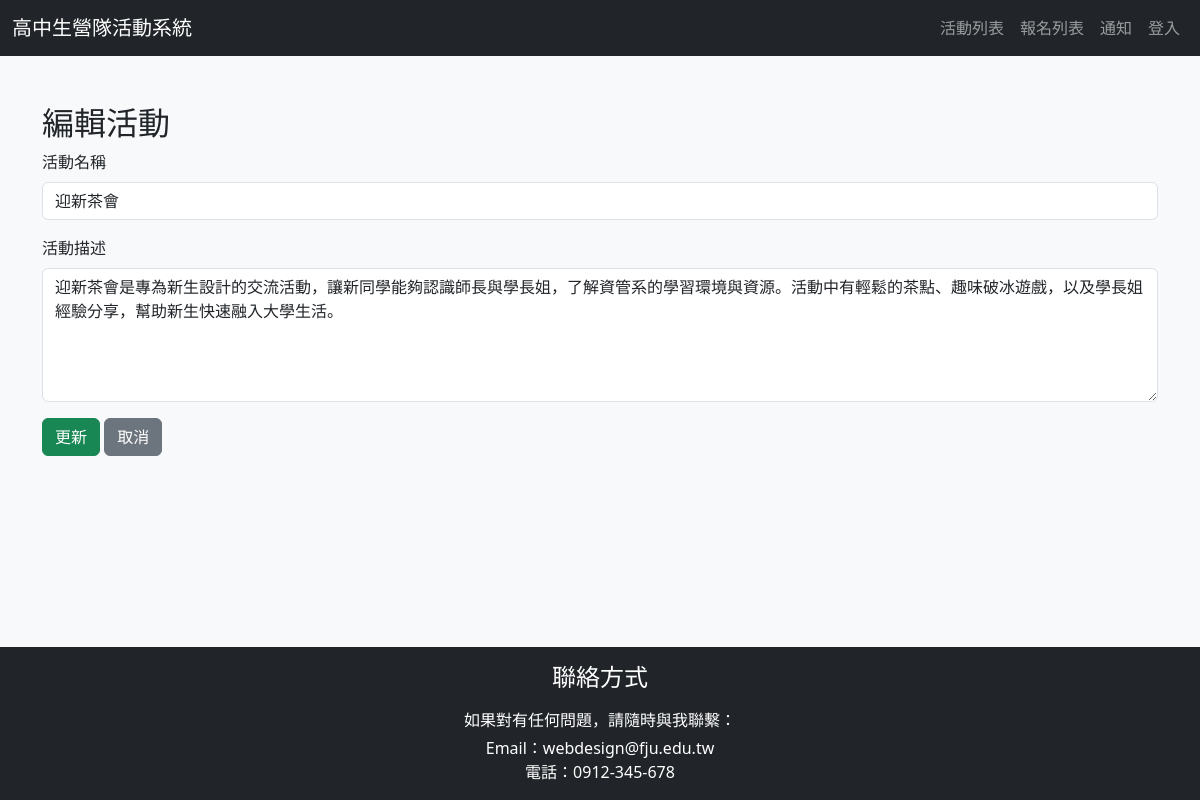
Page /trash2.php?postid=1 on the committed database.
### tables this page shows
CREATE TABLE `event` (
  `id` int(10) UNSIGNED NOT NULL,
  `name` varchar(30) NOT NULL,
  `description` varchar(255) NOT NULL
);

### trash2.php (the view, shortened to what this page needs)
<?php
include "header.php";
$servername = "localhost:3307";
$dbname = "practice";
$username = "root";
$conn = new mysqli($servername, $username, "", $dbname);
$postid = $_GET['postid'] ?? null;
$stmt = $conn->prepare("SELECT * FROM event WHERE id=?");
$stmt->bind_param("i", $postid);
$stmt->execute();
$result = $stmt->get_result();
$row = $result->fetch_assoc();
?>
<div class="container my-5">
    <h2>編輯活動</h2>
    <form method="post">
        <div class="mb-3">
            <label for="name" class="form-label">活動名稱</label>
            <input type="text" class="form-control" id="name" name="name" value="<?php echo htmlspecialchars($row['name']); ?>" required>
        </div>
        <div class="mb-3">
            <label for="description" class="form-label">活動描述</label>
            <textarea class="form-control" id="description" name="description" rows="5" required><?php echo htmlspecialchars($row['description']); ?></textarea>
        </div>
        <button type="submit" class="btn btn-success">更新</button>
        <a href="index.php" class="btn btn-secondary">取消</a>
    </form>
</div>
<?php
include "footer.php";
?>

### rows in the picture
event: name "迎新茶會", description "迎新茶會是專為新生設計的交流活動，讓新同學能夠認識師長與學長姐，了解資管系的學習環境與資源。活動中有輕鬆的茶點、趣味破冰遊戲，以及學長姐經驗分享，幫助新生快速融入大學生活。"

### other values in the picture
$login_text "登入"
